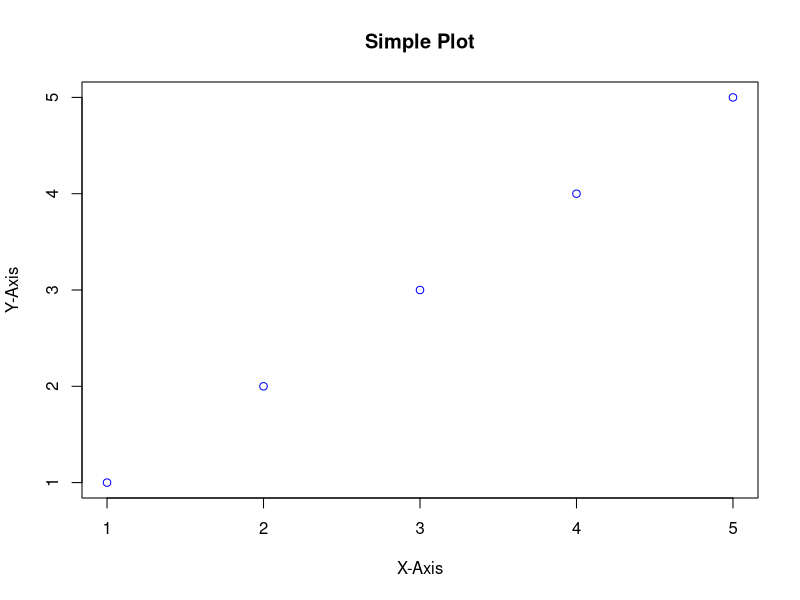

R code for this plot:
## ---- chunk 1
# Basic scatter plot
x <- c(1, 2, 3, 4, 5)  # X-axis values
y <- c(1, 2, 3, 4, 5)  # Y-axis values

plot(x, y, main = "Simple Plot", xlab = "X-Axis", ylab = "Y-Axis", col = "blue")
